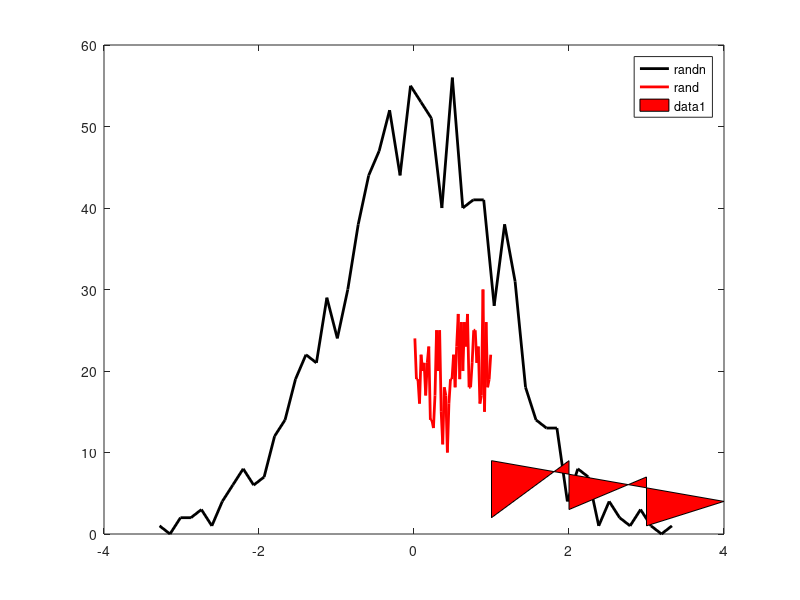

This chart was generated by the following MATLAB code: (Note: this script raises an error after producing the figure.)
%% 9.4 Scatter Plot example 
n = 100; 
frate = linspace(10,40,n) + 10*rand(1,n);
fvar = frate + 5*randn(1,n);
ndepth = linspace(100,1000,n);
scatter(frate,fvar,100,ndepth,'filled');

%% 9.5 Histogram 
r = randn(1000,1);
ru = rand(1000,1);
[y_r,x_r] = hist(r,50); % y outputs first
[y_ru,x_ru] = hist(ru,50);
plot(x_r,y_r,'k','linew',2) % linew = linewidth
hold on
plot(x_ru,y_ru,'r','linew',2)
legend({ 'randn';'rand' })

%% 9.7 Patch 
x = [1 2 3 4 3 2 1];
y = [9 9 7 4 1 3 2];
[~,idx] = sort(x); %sorted in ascending order
patch(x(idx),y(idx),'r')

%% 9.8 Images
pic = imread('saturn.png');
colorchans = {'red';'green';'blue'};
for chani = 1:3 
    subplot(2,2,chani)
    imagesc(pic(:,:,chani))
    axis off 
    set(gca,'clim',[0,255])
    title([colorchans{chani} ' channel'])
end

surf(pic(:,:,1))
shading interp
rotate3d

%% 9.10 Text in plots
for i = 1:1000
    text(rand,rand,'Yo!')
end

%% 9.14 Exercises

%% 1
pic = imread('saturn.png');
contour(pic(:,:,1),10,'linecolor','r')
% changed 'none' to 'r' for color

%% 2
figure
plot([0 cos(pi/3)],[0 sin(pi/3)],'Color','m')
line([0 cos(pi/4)],[0 sin(pi/4)],'Color','m')
% use set function to set x and y to go from -1 to +1
set(gca,'xlim',[-1 +1]); 
set(gca,'ylim',[-1 +1]);
%open new figure and run second line before first line
close figure 
figure 
line([0 cos(pi/4)],[0 sin(pi/4)]) % line stays?
plot([0 cos(pi/3)],[0 sin(pi/3)])

%% 3 Patches 
figure
x = [1 2 3 4 3 2 1];
y = [9 9 7 4 1 3 2];
patchFig = patch(x,y,'m');
patchFig.EdgeColor = 'b';

%% 4 
randImg = round(255*rand(800,600,3));
imagesc(randImg);
% imagesc can only take an mxnx3 matrix

%% 5 
ri = randn(10);
%pcolor skips the last row and column of the matrix
% each cell is a filled polygon
%pcolor treats the last row and column as points 
subplot(121), pcolor(ri) 
subplot(122), imagesc(ri), axis xy

%% 6 
pic = imread('saturn.png');
imagesc(pic)
